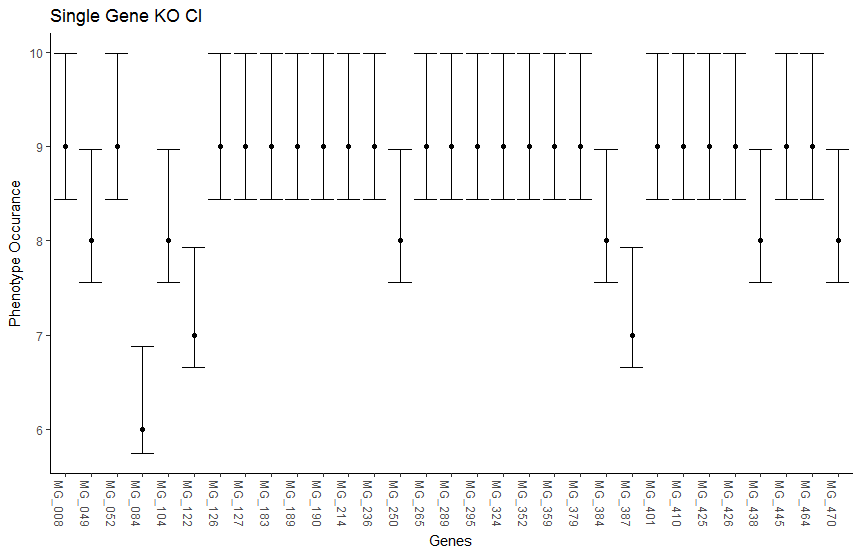

Write the R code that produced this figure.
library(ggplot2)

#from https://stackoverflow.com/questions/46561340/plot-confidence-interval-points-and-line

data <- read.csv("results31_singlegeneko_binom_confit.csv", header = TRUE, sep = ",")

#genes (col 1)
#x (col 3)
#lower, upper (col6, col7)

  
plot <- ggplot(data, aes(genes, x)) +
  geom_point() +
  geom_line() +
  geom_errorbar(aes(ymin = x - lower, ymax = x + upper)) +
  labs(x = "Genes",
       y = "Phenotype Occurance",
       title = "Single Gene KO CI") +
  theme_classic() 
plot + theme(axis.text.x=element_text(angle = -90, hjust = 0))
